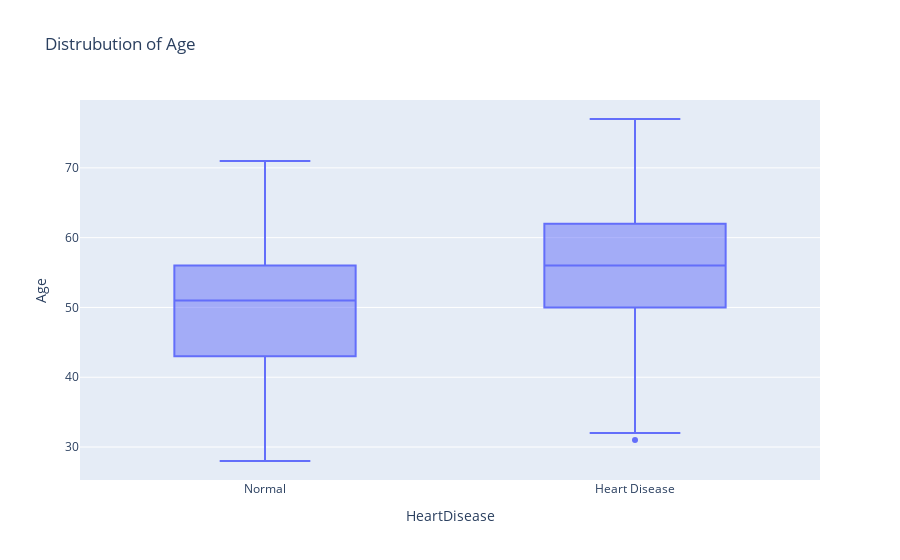

Notebook cell for this chart:
### Markdown cell above
## Outliers

### Code cell
fig = px.box(train_set,y="Age",x="HeartDisease",title=f"Distrubution of Age")
fig.show()

### Figure 1 — Plotly figure (JSON) as saved in the notebook; plotly's stock layout.template omitted (floating-point values rounded to 4 significant figures; data arrays with more than 128 entries replaced by an {"elided": "..."} marker saying what was removed)
{"data": [{"alignmentgroup": "True", "hovertemplate": "HeartDisease=%{x}<br>Age=%{y}<extra></extra>", "legendgroup": "", "marker": {"color": "#636efa"}, "name": "", "notched": false, "offsetgroup": "", "orientation": "v", "showlegend": false, "type": "box", "x": {"elided": "598 str values"}, "x0": " ", "xaxis": "x", "y": {"elided": "598 int values"}, "y0": " ", "yaxis": "y"}], "layout": {"boxmode": "group", "legend": {"tracegroupgap": 0}, "title": {"text": "Distrubution of Age"}, "xaxis": {"anchor": "y", "domain": [0, 1], "title": {"text": "HeartDisease"}}, "yaxis": {"anchor": "x", "domain": [0, 1], "title": {"text": "Age"}}}}
